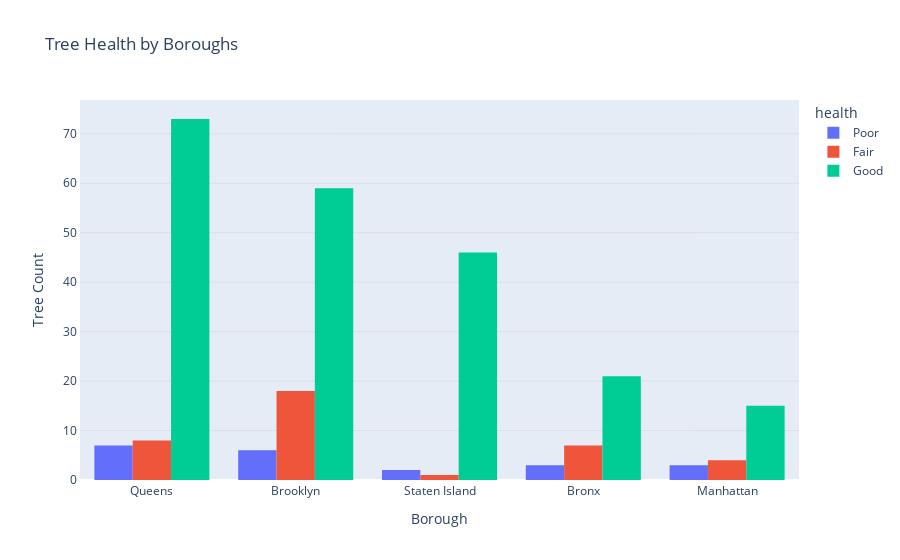

Notebook code cell kept with this figure:
### Code cell
#1 viz
species = 'American beech' #only dynamic filter needed in the dash would be tree type
df_plot1 = soql_trees_1[(soql_trees_1['species'] == species)] 

fig = px.histogram(df_plot1, x='borough', y='count', color='health', 
                   category_orders={"health": [ "Poor","Fair","Good"]}, 
title='Tree Health by Boroughs',
labels={"borough": "Borough","count": "Count"})

fig.update_xaxes(type='category', showline=True)
fig.update_yaxes(title_text='Tree Count', showline=True, gridwidth=.5 ,gridcolor='lightgrey')
fig.update_layout(barmode='group', 
                  xaxis={'categoryorder':'total descending'})

fig.show()

### Figure 1 — Plotly figure (JSON) as saved in the notebook; plotly's stock layout.template omitted (floating-point values rounded to 4 significant figures)
{"data": [{"alignmentgroup": "True", "bingroup": "x", "histfunc": "sum", "hovertemplate": "health=Poor<br>Borough=%{x}<br>sum of Count=%{y}<extra></extra>", "legendgroup": "Poor", "marker": {"color": "#636efa", "pattern": {"shape": ""}}, "name": "Poor", "offsetgroup": "Poor", "orientation": "v", "showlegend": true, "type": "histogram", "x": ["Bronx", "Brooklyn", "Manhattan", "Queens", "Staten Island"], "xaxis": "x", "y": [3, 6, 3, 7, 2], "yaxis": "y"}, {"alignmentgroup": "True", "bingroup": "x", "histfunc": "sum", "hovertemplate": "health=Fair<br>Borough=%{x}<br>sum of Count=%{y}<extra></extra>", "legendgroup": "Fair", "marker": {"color": "#EF553B", "pattern": {"shape": ""}}, "name": "Fair", "offsetgroup": "Fair", "orientation": "v", "showlegend": true, "type": "histogram", "x": ["Bronx", "Brooklyn", "Manhattan", "Queens", "Staten Island"], "xaxis": "x", "y": [7, 18, 4, 8, 1], "yaxis": "y"}, {"alignmentgroup": "True", "bingroup": "x", "histfunc": "sum", "hovertemplate": "health=Good<br>Borough=%{x}<br>sum of Count=%{y}<extra></extra>", "legendgroup": "Good", "marker": {"color": "#00cc96", "pattern": {"shape": ""}}, "name": "Good", "offsetgroup": "Good", "orientation": "v", "showlegend": true, "type": "histogram", "x": ["Bronx", "Brooklyn", "Manhattan", "Queens", "Staten Island"], "xaxis": "x", "y": [21, 59, 15, 73, 46], "yaxis": "y"}], "layout": {"autosize": true, "barmode": "group", "legend": {"title": {"text": "health"}, "tracegroupgap": 0}, "title": {"text": "Tree Health by Boroughs"}, "xaxis": {"anchor": "y", "autorange": true, "categoryorder": "total descending", "domain": [0, 1], "range": [-0.5, 4.5], "showline": true, "title": {"text": "Borough"}, "type": "category"}, "yaxis": {"anchor": "x", "autorange": true, "domain": [0, 1], "gridcolor": "lightgrey", "gridwidth": 0.5, "range": [0, 76.84], "showline": true, "title": {"text": "Tree Count"}, "type": "linear"}}}
